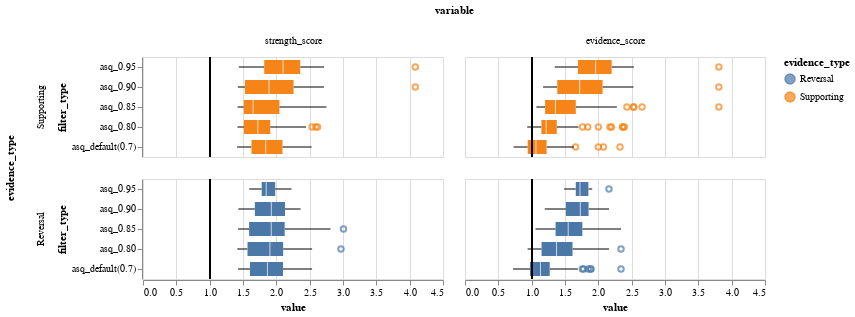

Here is the notebook cell this chart was saved with:
### Code cell
_plot_data = plot_data.loc[lambda df: df["evidence_group"].isin(["assoc"])].assign(
    vline=1.0
)
_box = (
    alt.Chart()
    .mark_boxplot()
    .encode(
        x=alt.X("value:Q"),
        y=alt.Y("filter_type:O", sort=filter_type_ordered),
        color="evidence_type:N",
    )
)
_vline = alt.Chart().mark_rule().encode(x="vline:Q")
alt.layer(_box, _vline, data=_plot_data).facet(
    row=alt.Row("evidence_type:O", sort=["Supporting", "Reversal"]),
    column=alt.Column("variable:O", sort=["strength_score", "evidence_score"]),
)

### Figure 1 — Vega-Lite specification as saved in the notebook (floating-point values rounded to 4 significant figures; data arrays with more than 128 entries replaced by an {"elided": "..."} marker saying what was removed)
{"config": {"view": {"continuousWidth": 300, "continuousHeight": 300}}, "data": {"name": "data-28d80a278a875a07e8ee9ff199bd171f"}, "facet": {"column": {"field": "variable", "sort": ["strength_score", "evidence_score"], "type": "ordinal"}, "row": {"field": "evidence_type", "sort": ["Supporting", "Reversal"], "type": "ordinal"}}, "spec": {"layer": [{"mark": {"type": "boxplot"}, "encoding": {"color": {"field": "evidence_type", "type": "nominal"}, "x": {"field": "value", "type": "quantitative"}, "y": {"field": "filter_type", "sort": ["epigraphdb", "asq_0.99", "asq_0.95", "asq_0.90", "asq_0.85", "asq_0.80", "asq_default(0.7)"], "type": "ordinal"}}}, {"mark": {"type": "rule"}, "encoding": {"x": {"field": "vline", "type": "quantitative"}}}]}, "$schema": "https://vega.github.io/schema/vega-lite/v5.17.0.json", "datasets": {"data-28d80a278a875a07e8ee9ff199bd171f": {"elided": "1676 records"}}}
